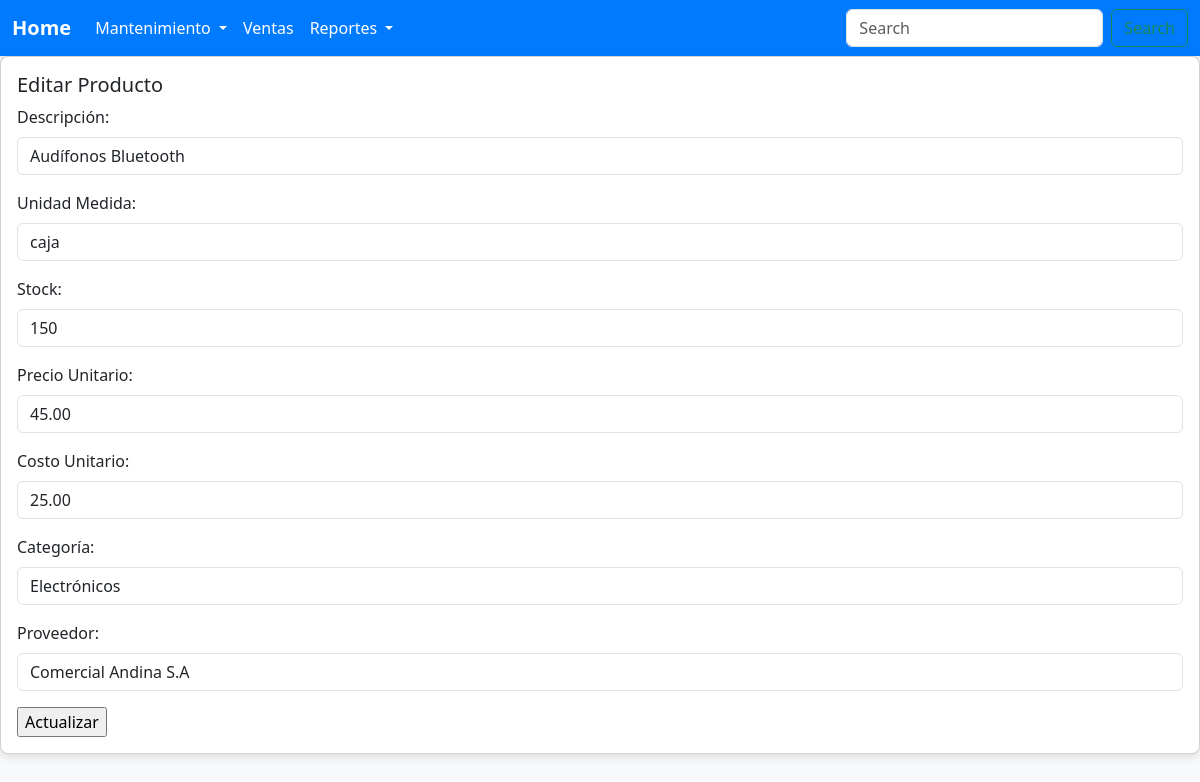
Page /vista/producto/editar.php?id=1 on the committed database.
### tables this page shows
CREATE TABLE productos (
    idproducto INT AUTO_INCREMENT PRIMARY KEY,
    nomproducto VARCHAR(100) NOT NULL,
    unidad VARCHAR(50),
    stock INT DEFAULT 0,
    preciounidad DECIMAL(10,2),
    costo DECIMAL(10,2),
    idcategoria INT,
    idproveedor INT
);

### modelo/producto.php (called while the page is built, shortened)
<?php
include $_SERVER['DOCUMENT_ROOT']."/sisventas/includes/db.php";
class Producto {
    private $con;
    public function __construct(){
        $cnx = new DBConection();
        $this->con = $cnx->conectar();
    }
    public function buscar($id){
        $sql = "select * from productos where idproducto = :idproducto";
        $stmt = $this->con->prepare($sql);
        $stmt->bindParam(':idproducto', $id);
        $stmt->execute();
        return $stmt->fetch(PDO::FETCH_ASSOC);
    }
}

### includes/db.php (called while the page is built, shortened)
<?php
if (!class_exists('DBConection')) {
class DBConection{
public function conectar(){
    try {
        $pdo = new PDO("mysql:host=" .DBHOST. ";dbname=" .DBNAME. ";charset=utf8", DBUSER, DBPASS);
        $pdo->setAttribute(PDO::ATTR_ERRMODE, PDO::ERRMODE_EXCEPTION);
        return $pdo;
    } catch (PDOException $e) {
        echo "Error en la conexión: " . $e->getMessage();
    }
}
}
}
?>

### controlador/productoController.php (called while the page is built, shortened)
<?php
include_once $_SERVER['DOCUMENT_ROOT']."/sisventas/modelo/producto.php";
class ProductoController {
    public function buscar_producto($id){
        $producto = new Producto();
        return $producto->buscar($id);
    }
}

### controlador/categoriaController.php (called while the page is built, shortened)
<?php
include_once $_SERVER['DOCUMENT_ROOT']."/sisventas/modelo/categoria.php";
class CategoriaController {
    public function obtener_listado(){
        $categoria = new Categoria();
        return $categoria->listado();
    }
}

### modelo/categoria.php (called while the page is built, shortened)
<?php
include $_SERVER['DOCUMENT_ROOT']."/sisventas/includes/db.php";
class Categoria {
    private $con;
    public function __construct(){
        $cnx = new DBConection();
        $this->con = $cnx->conectar();
    }
    public function listado(){
        $sql = "select * from categorias";
        $stmt = $this->con->prepare($sql);
        $stmt->execute();
        $resultados = $stmt->fetchAll(PDO::FETCH_ASSOC);
        return $resultados;
    }
}

### controlador/proveedorController.php (called while the page is built, shortened)
<?php
include_once $_SERVER['DOCUMENT_ROOT']."/sisventas/modelo/proveedor.php";
class ProveedorController {
    public function obtener_listado(){
        $proveedor = new Proveedor();
        return $proveedor->listado();
    }
}

### modelo/proveedor.php (called while the page is built, shortened)
<?php
include $_SERVER['DOCUMENT_ROOT']."/sisventas/includes/db.php";
class Proveedor {
    private $con;
    public function __construct(){
        $cnx = new DBConection();
        $this->con = $cnx->conectar();
    }
    public function listado(){
        $sql = "select * from proveedores";
        $stmt = $this->con->prepare($sql);
        $stmt->execute();
        $resultados = $stmt->fetchAll(PDO::FETCH_ASSOC);
        return $resultados;
    }
}

### vista/producto/editar.php (the view, shortened to what this page needs)
<?php
include_once $_SERVER['DOCUMENT_ROOT']."/sisventas/vista/layout/header.php";
include_once $_SERVER['DOCUMENT_ROOT']."/sisventas/vista/layout/navbar.php";
include $_SERVER['DOCUMENT_ROOT']."/sisventas/controlador/productoController.php";
include_once $_SERVER['DOCUMENT_ROOT']."/sisventas/controlador/categoriaController.php";
include_once $_SERVER['DOCUMENT_ROOT']."/sisventas/controlador/proveedorController.php";
$id = $_GET['id'];
$productoCtrl = new ProductoController();
$producto = $productoCtrl->buscar_producto($id);
?>
<div class="card">
  <div class="card-body">
    <h5>Editar Producto</h5>
    <form method="POST" name="fproducto" action="actualizar.php">
      <div class="mb-3">
        <label class="form-label">Descripción:</label>
        <input type="text" class="form-control" name="txtnomprodu" value="<?php echo isset($producto['nomproducto']) ? $producto['nomproducto'] : ''; ?>" placeholder="Nombre Producto">
      </div>
      <div class="mb-3">
        <label class="form-label">Unidad Medida:</label>
        <input type="text" class="form-control" name="txtunimed" value="<?php echo isset($producto['unidad']) ? $producto['unidad'] : ''; ?>" placeholder="Unidad Medida">
      </div>
      <div class="mb-3">
        <label class="form-label">Stock:</label>
        <input type="text" class="form-control" name="txtstock" value="<?php echo isset($producto['stock']) ? $producto['stock'] : ''; ?>" placeholder="Stock">
      </div>
      <div class="mb-3">
        <label class="form-label">Precio Unitario:</label>
        <input type="text" class="form-control" name="txtpreuni" value="<?php echo isset($producto['preciounidad']) ? $producto['preciounidad'] : ''; ?>" placeholder="Precio Unitario">
      </div>
      <div class="mb-3">
        <label class="form-label">Costo Unitario:</label>
        <input type="text" class="form-control" name="txtcosuni" value="<?php echo isset($producto['costo']) ? $producto['costo'] : ''; ?>" placeholder="Costo Unitario">
      </div>
      <div class="mb-3">
        <label class="form-label">Categoría:</label>
        <select name="idcategoria" class="form-control">
          <?php
          $catController = new CategoriaController();
          $categorias = $catController->obtener_listado();
          foreach($categorias as $cat){
            $selected = (isset($producto['idcategoria']) && $producto['idcategoria'] == $cat['idcategoria']) ? 'selected' : '';
            echo '<option value="' . $cat['idcategoria'] . '" ' . $selected . '>' . $cat['nomcategoria'] . '</option>';
          }
          ?>
        </select>
      </div>
      <div class="mb-3">
        <label class="form-label">Proveedor:</label>
        <select name="idproveedor" class="form-control">
          <?php
          $provController = new ProveedorController();
          $proveedores = $provController->obtener_listado();
          foreach($proveedores as $prov){
            $selected = (isset($producto['idproveedor']) && $producto['idproveedor'] == $prov['idproveedor']) ? 'selected' : '';
            echo '<option value="' . $prov['idproveedor'] . '" ' . $selected . '>' . $prov['nomproveedor'] . '</option>';
          }
          ?>
        </select>
      </div>
      <div>
        <input type="submit" class="form-button" value="Actualizar">
      </div>
    </form>
  </div>
</div>
<?php include_once $_SERVER['DOCUMENT_ROOT']."/sisventas/vista/layout/footer.php"; ?>

### vista/layout/styles.css (style rules this page uses)
body { font-family: 'Segoe UI', Tahoma, Geneva, Verdana, sans-serif; }
.card { border-radius: 8px; box-shadow: 0 4px 8px rgba(0,0,0,0.1); margin-bottom: 20px; }

### rows in the picture
productos: txtnomprodu "Audífonos Bluetooth", txtunimed "caja", txtstock "150", txtpreuni "45.00", txtcosuni "25.00"

### other values in the picture
form field idcategoria "Electrónicos"
form field idproveedor "Comercial Andina S.A"
